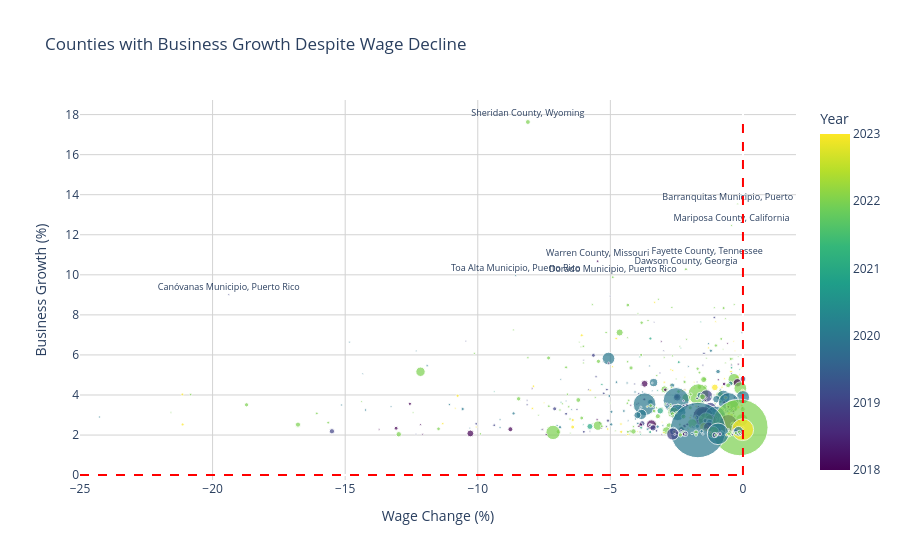

Source (notebook cell):
### Code cell
q5_filtered = q5[q5['b_var'] >= 2].copy() 

top_n = 10
top_idx = q5_filtered.nlargest(top_n, 'b_var').index
q5_filtered['label'] = ''
q5_filtered.loc[top_idx, 'label'] = q5_filtered.loc[top_idx, 'county_str']

fig = px.scatter(
    q5_filtered,
    x='salary_var',
    y='b_var',
    size='tot_businesses',
    color='year',
    hover_data=['county_str', 'year', 'tot_businesses', 'salary_var', 'b_var'],
    text='label',
    title='Counties with Business Growth Despite Wage Decline',
    labels={
        'salary_var': 'Wage Change (%)',
        'b_var': 'Business Growth (%)',
        'tot_businesses': 'Total Businesses',
        'year': 'Year'
    },
    color_continuous_scale='Viridis',
    size_max=40
)

fig.update_traces(
    textposition='top center',
    textfont_size=9,
    marker=dict(opacity=0.7) 
)

fig.update_layout(
    plot_bgcolor='white',
    yaxis=dict(gridcolor='lightgrey'),
    xaxis=dict(gridcolor='lightgrey', range=[-25, 2]),
    shapes=[
        dict(type='line', x0=-25, x1=0, y0=0, y1=0,
             line=dict(color='red', dash='dash')),
        dict(type='line', x0=0, x1=0, y0=0, y1=q5_filtered['b_var'].max(),
             line=dict(color='red', dash='dash'))
    ]
)

fig.show()

### Figure 1 — Plotly figure (JSON) as saved in the notebook; plotly's stock layout.template omitted (floating-point values rounded to 4 significant figures; data arrays with more than 128 entries replaced by an {"elided": "..."} marker saying what was removed)
{"data": [{"customdata": {"elided": "533x3 mixed values"}, "hovertemplate": "Wage Change (%)=%{x}<br>Business Growth (%)=%{y}<br>Total Businesses=%{customdata[2]}<br>label=%{text}<br>county_str=%{customdata[0]}<br>Year=%{marker.color}<extra></extra>", "legendgroup": "", "marker": {"color": {"elided": "533 int values"}, "coloraxis": "coloraxis", "opacity": 0.7, "size": {"elided": "533 int values"}, "sizemode": "area", "sizeref": 379.3, "symbol": "circle"}, "mode": "markers+text", "name": "", "orientation": "v", "showlegend": false, "text": {"elided": "533 str values"}, "textfont": {"size": 9}, "textposition": "top center", "type": "scatter", "x": {"elided": "533 float values"}, "xaxis": "x", "y": {"elided": "533 float values"}, "yaxis": "y"}], "layout": {"coloraxis": {"autocolorscale": false, "colorbar": {"title": {"text": "Year"}}, "colorscale": [[0, "#440154"], [0.1111, "#482878"], [0.2222, "#3e4989"], [0.3333, "#31688e"], [0.4444, "#26828e"], [0.5556, "#1f9e89"], [0.6667, "#35b779"], [0.7778, "#6ece58"], [0.8889, "#b5de2b"], [1, "#fde725"]]}, "legend": {"itemsizing": "constant", "tracegroupgap": 0}, "plot_bgcolor": "white", "shapes": [{"line": {"color": "red", "dash": "dash"}, "type": "line", "x0": -25, "x1": 0, "y0": 0, "y1": 0}, {"line": {"color": "red", "dash": "dash"}, "type": "line", "x0": 0, "x1": 0, "y0": 0, "y1": 17.63}], "title": {"text": "Counties with Business Growth Despite Wage Decline"}, "xaxis": {"anchor": "y", "domain": [0, 1], "gridcolor": "lightgrey", "range": [-25, 2], "title": {"text": "Wage Change (%)"}}, "yaxis": {"anchor": "x", "domain": [0, 1], "gridcolor": "lightgrey", "title": {"text": "Business Growth (%)"}}}}
